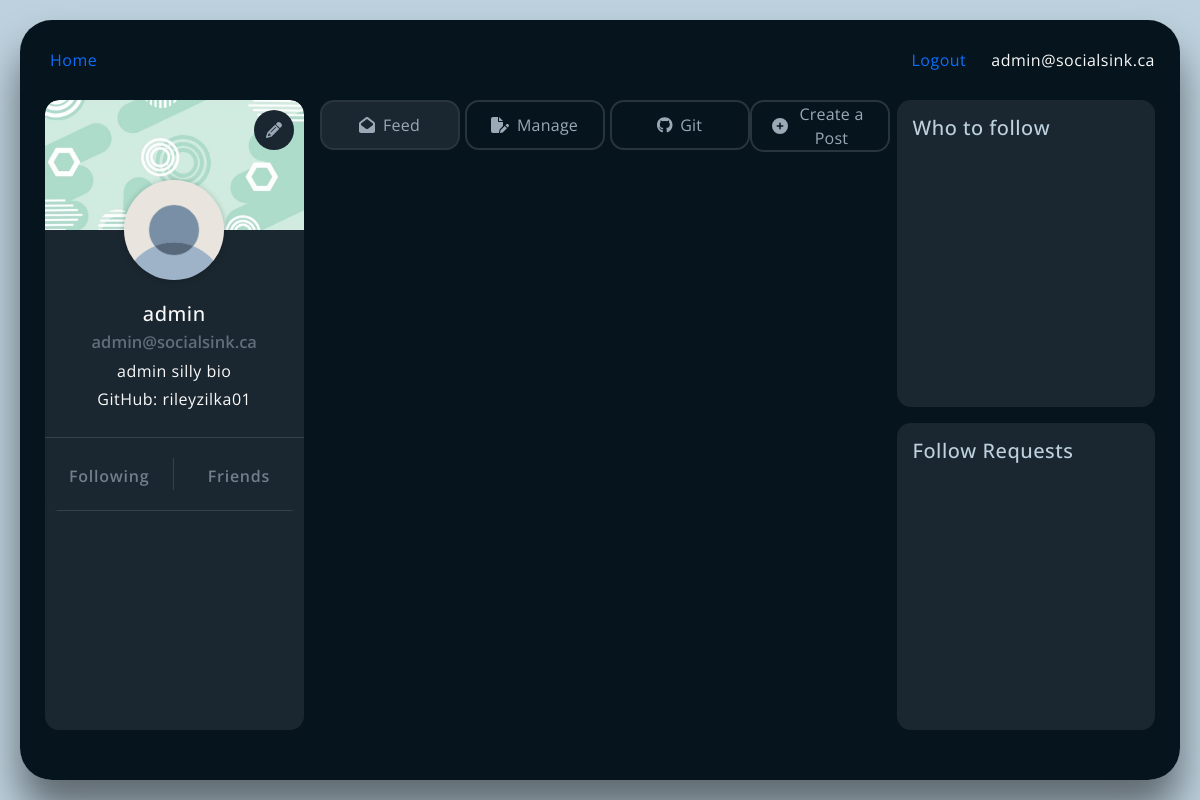
Page / (signed in) on the earlier database version.
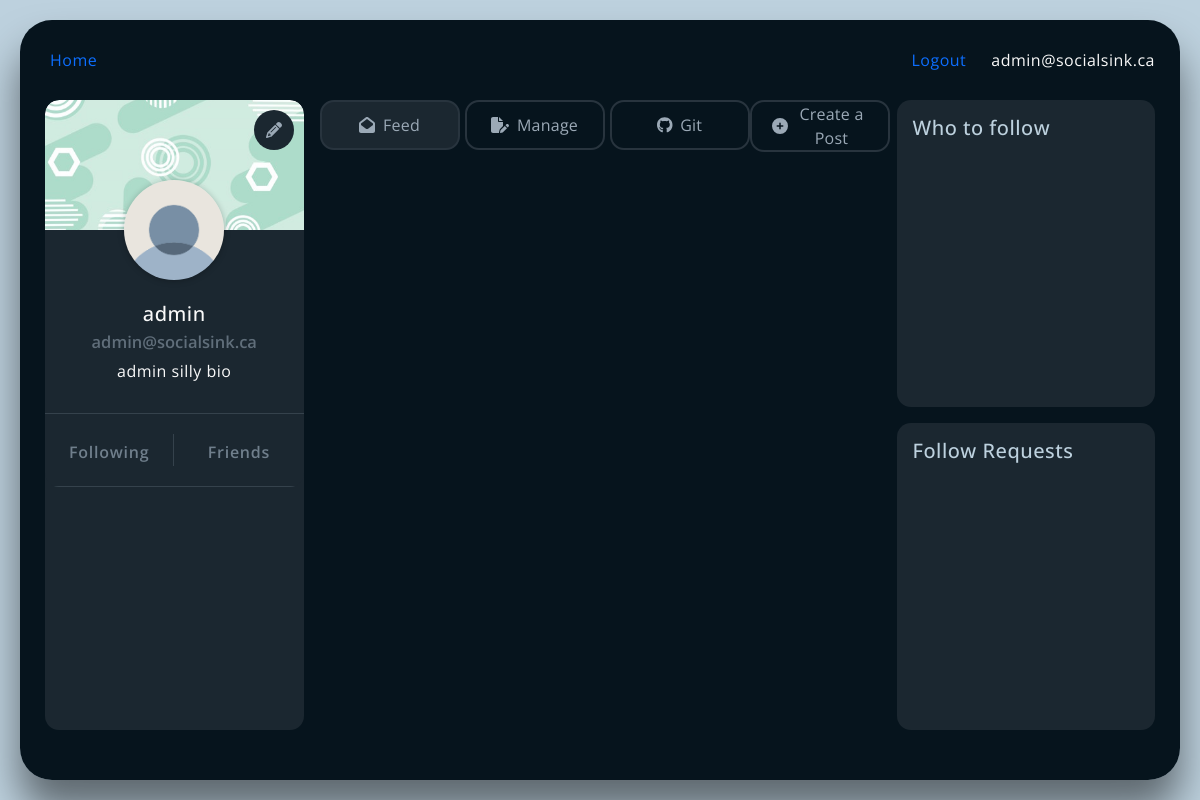
Same page on the later database version.
### main/models.py (models this page shows)
class Author(models.Model):
    id = models.AutoField(primary_key=True)
    user = models.OneToOneField(User, on_delete=models.CASCADE)
    bio = models.CharField(max_length=200, null=True)
    github = models.CharField(max_length=200, null=True, blank=True)
    profileImage = models.CharField(max_length=200, null=True, blank=True) #link to public image
    created_at = models.DateTimeField(auto_now_add=True)
    updated_at = models.DateTimeField(null=True, blank=True)
    is_permitted = models.BooleanField(default=True)

### main/views.py (the view)
# urls.py: path("", views.homepage, name="homepage"),
@login_required
def homepage(request):
    author = Author.objects.get(user=request.user)
    author_serializer = AuthorSerializer(author, context={'request': request})
    serialized_author = author_serializer.data
    return render(request=request,
                  template_name='main/home.html',
                  context={'user': request.user,
                           'author': author,
                           'author_endpoint': serialized_author['id']})

### main/serizlizers.py (called while the page is built)
    def to_representation(self, instance):
        request: Request = self.context.get('request')
        if request is None:
            return super().to_representation(instance)
        super_result = super().to_representation(instance)
        author_url = request.build_absolute_uri(reverse('authorReqHandler', args=[instance.id]))
        host_url = request.build_absolute_uri("/")
        super_result['type'] = "author"
        super_result['id'] = author_url
        super_result['url'] = author_url
        super_result['host'] = host_url
        super_result['displayName'] = instance.user.username
        return super_result

### main/templates/main/home.html (shortened to what this page needs)
{% extends "main/header.html" %}
{% block content %}
    {% include 'main/includes/navbar.html' %}
    <div class="home-wrapper">
        <div class="left-bar">
            {% include 'main/includes/profilebar.html' %}
        </div>
        <div class="main-area">
            <div id="top-options-container">
                <div id="nav-feed-tabs" class="nav-feed-tabs">
                    <button id="show-feed-activity" class="btn active-feed"><i class="fa-solid fa-envelope-open"></i>Feed</button>
                    <button id="show-manage-posts" class="btn"><i class="fa-solid fa-file-pen"></i>Manage</button>
                    <button id="show-git-activity" class="btn"><i class="fa-brands fa-github"></i>Git</button>
                </div>
                <button id="toggle-create-window" class="btn" type="button"><i class="fa-solid fa-circle-plus create-icon"></i>Create a Post</button>
            </div>
        </div>
        <div class="right-bar">
            {% include 'main/includes/findauthorsbar.html' %}
            {% include 'main/includes/followrequests.html' %}
        </div>
    </div>
{% endblock content %}

### main/templates/main/header.html (shortened to what this page needs)
{% load static %}
<!DOCTYPE html>
<html>
<head>
    <link href="https://cdn.jsdelivr.net/npm/bootstrap@5.1.3/dist/css/bootstrap.min.css" rel="stylesheet">
    <link href="{% static 'fontawesomefree/css/all.min.css' %}" rel="stylesheet" type="text/css">
    <link rel="stylesheet" type="text/css" href="{% static 'main/main.css' %}">
</head>
<body>
    <main role="main" class="">
        {% block content %}{% endblock %}
    </main>
</body>
</html>

### main/templates/main/includes/navbar.html (shortened to what this page needs)
<header class="site-header">
    <nav class="navbar">
        <a class="nav-item nav-link" href="/">Home</a>
        <div class="nav-right-options">
            <a class="nav-item nav-link" onclick="logout()">Logout</a>
            <p>{{ user.email }}</p>
        </div>
    </nav>
</header>

### main/templates/main/includes/profilebar.html (shortened to what this page needs)
<div id="profile-bar" style="overflow: hidden;">
    <button id="edit-profile-btn" class="button" onclick="showEditProfile()">
        <i class="fa-solid fa-pencil"></i>
    </button>
    <img src="../../../static/images/user_bg.jpg" class="user-bg" />
    <img src="{% if author.profileImage %}{{ author.profileImage }}{% else %}../../../static/images/unknown_user.png{% endif %}" class="profile-img" />
    <div class="user-box">
        <h3 id="profile-username" class="username">{{ user.username}}</h3>
        <p id="profile-email" class="useremail">{{ user.email }}</p>
        <p id="profile-bio" class="userbio">{% if author.bio %}{{ author.bio }}{% endif %}</p>
        <p id="profile-github" class="usergithub">{% if author.github %}GitHub: {{ author.github }}{% endif %}</p>
    </div>
    <div class="follow-box">
        <div>
            <p class="count-label">Following</p>
        </div>
        <div>
            <p class="count-label">Friends</p>
        </div>
    </div>
</div>

### main/templates/main/includes/findauthorsbar.html (shortened to what this page needs)
<div id="find-author-bar">
    <h4 class="heading">Who to follow</h4>
    <div class="author-box"></div>
</div>

### main/templates/main/includes/followrequests.html (shortened to what this page needs)
<div id="follow-requests-bar">
    <h4 class="heading">Follow Requests</h4>
    <div class="request-box">
    </div>
</div>

Differences in the rows shown:
changed Author "admin silly bio": github "rileyzilka01" → (not shown)
Other differences:
text no longer shown: "GitHub:"
